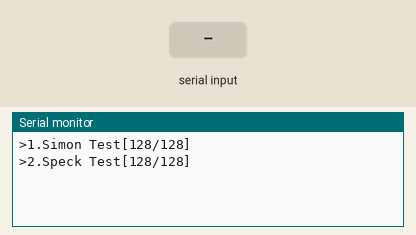
Simulated run of this sketch. Board: Arduino Uno, built with avr-gcc and run on an emulated ATmega328P. Parts: the last lines printed to the serial monitor. The inputs (shaded band) are chosen by the test bench.

Above: at 1.7 s.
1.8 s: "1" received over Serial
At 3.8 s:
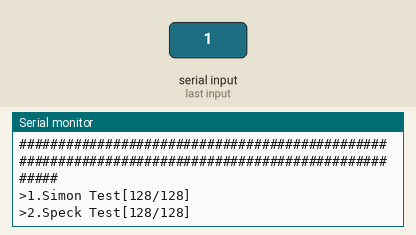
4.3 s: "0" received over Serial
At 5.9 s:
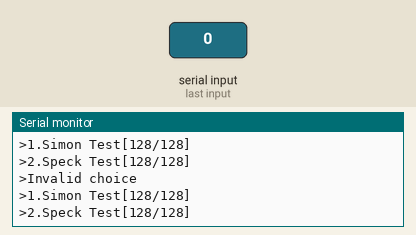

Measured:
- after the input at 1.8 s, the serial monitor: prints a new line after 1.0 s (image 1)
- after the input at 4.3 s, the serial monitor: prints a new line after 1.0 s (image 2)

The sketch:

speck.ino
```cpp
#include <Arduino.h>
#include <stdio.h>
#include "constants.h"
#include "cipher.h"
#define BUFSIZE    2

void setup() {
  while(!Serial);
  delay(500);
  Serial.begin(115200);
}

void loop() {
  // put your main code here, to run repeatedly:
Serial.println(">1.Simon Test[128/128]");
Serial.println(">2.Speck Test[128/128]");
char txt[BUFSIZE+1];
getUserInput(txt,BUFSIZE);

if(txt[0]=='1'){
  Serial.println(">Start simon test");
  speck_128_128();
  }
  else
  if(txt[0]=='2'){
    //not implemented yet
  }
  else{
    Serial.println(">Invalid choice");
    }
}

uint8_t speck_128_128 (void){
    /*
     * Speck128/128
     */
    uint8_t inputKey[] = {0x00, 0x01, 0x02, 0x03, 0x04, 0x05, 0x06, 0x07 ,0x08, 0x09, 0x0a, 0x0b, 0x0c, 0x0d, 0x0e, 0x0f};
    uint8_t keys[SPECK_BLOCK_SIZE/16*SPECK_ROUNDS];
    uint8_t plainText[] = {0x20, 0x74, 0x72, 0x61, 0x76, 0x65, 0x6c, 0x6c, 0x65, 0x72, 0x73, 0x20, 0x64, 0x65, 0x73, 0x63};

    encryptKeySchedule(inputKey, keys);
    printArr(plainText,"PlainText: ");

    encrypt(plainText, keys);
    printArr(plainText,"After encryption: ");

    decrypt(plainText, keys);
    printArr(plainText,"After decryption: ");
    Serial.println("###################################################################################################");

  return 1;
}
```

cipher.h
```cpp
/*
 *
 * The input is from right to left.
 * The rightmost byte is the least significant byte.
 * The leftmost byte is the most significant byte.
 */

#ifndef CIPHER
#define CIPHER

#include <stdint.h>


void encryptKeySchedule(const uint8_t * inputKey, uint8_t * keys );

void encrypt(uint8_t * plainText, const uint8_t * keys );

void decrypt(uint8_t * cipherText, const uint8_t * keys );

////Helpers
void getUserInput(char buffer[],uint8_t maxSize);
void printArr(uint8_t arr[],char* txt);

#endif
```

cipher.ino
```cpp
#include "cipher.h"
#include "constants.h"
#include "speck_macro.h"

/*
 * key schedule
 * inputKey: the original keys
 * keys: round keys
 */
void encryptKeySchedule(const uint8_t * inputKey, uint8_t * keys ) {

	uint32_t *rk = (uint32_t*)keys;
	const uint32_t *ik = (const uint32_t*)inputKey;

	u32 l[SPECK_ROUNDS+SPECK_KEY_WORDS-2];
	rk[0] = ik[0];
	l[0] = ik[1];
	l[1] = ik[2];
	#if defined(SPECK_KEY_WORDS) && (SPECK_KEY_WORDS==4)
		l[2] = ik[3];
	#endif

	int i;
	for ( i = 0; i < SPECK_ROUNDS-1; i++ ) {
		l[i+SPECK_KEY_WORDS-1] = (rk[i] + ror(l[i], SPECK_A)) ^ (u32)i;
		rk[i+1] = rol(rk[i], SPECK_B) ^ l[i+SPECK_KEY_WORDS-1];
	}
}

/*
 * encrypt
 * plainText: plainText has just one block.
 * keys: round keys
 */
void encrypt(uint8_t * plainText, const uint8_t * keys ) {
	uint64_t *plain = (uint64_t*)plainText;
	const uint64_t* rk = (const uint64_t*)keys;

	int i;
	for ( i = 0; i < SPECK_ROUNDS; i++ ) {
		roundFunction(plain[1], plain[0], rk[i]);
	}
}

/*
 * decrypt
 * cipherText: cipherText has just one block.
 * keys: round keys
 */
void decrypt(uint8_t * cipherText, const uint8_t * keys ) {
	uint64_t *cipher = (uint64_t*)cipherText;
	const uint64_t* rk = (const uint64_t*)keys;

	int i;
	for ( i = SPECK_ROUNDS-1; i >= 0; i-- ) {
		invertRoundFunction(cipher[1], cipher[0], rk[i]);
		//cipher[0] = ror(cipher[1] ^ cipher[0], SPECK_B);
		//cipher[1] = rol(((cipher[1] ^ rk[i]) - cipher[0]), SPECK_A);
	}
}

//Helpers

void getUserInput(char buffer[],uint8_t maxSize){
  memset(buffer,0,maxSize);
  while(Serial.available()==0)
  {
    delay(1);
   }
  uint8_t count=0;
  do
  {
    count += Serial.readBytes(buffer+count,maxSize);
    delay(1);
  }while((count<maxSize) && !(Serial.available()==0));
  }

void printArr(uint8_t arr[],char* txt){
    Serial.print(txt);

     for(int i=0;i<16;i++){
        Serial.print(arr[i],HEX);
        Serial.print(" ");
        }
        Serial.println("");
   }
```

constants.h
```cpp
#ifndef SPECK
#define SPECK

/*
 * Please check Table 4.1
 */

#define SPECK_WORD_SIZE (32)
#define SPECK_BLOCK_SIZE (SPECK_WORD_SIZE*2)

#define SPECK_A (8)
#define SPECK_B (3)
#define SPECK_KEY_WORDS (2)
#define SPECK_ROUNDS (32)


#endif
```

speck_macro.h
```cpp
#ifndef MACROS
#define MACROS

#include "constants.h"

/*
 * rotate shift left x by n bits
 */
#define rol(x, n) (((x)<<(n)) | ((x)>>(SPECK_WORD_SIZE-(n))))

/*
 * rotate shift right x by n bits
 */
#define ror(x, n) (((x)>>(n)) | ((x)<<(SPECK_WORD_SIZE-(n))))

/*
 * round function for encryption
 * Rk(x, y) = ((S−αx + y) ⊕ k, Sβy ⊕ (S−αx + y) ⊕ k)
 */
#define roundFunction(x, y, k)		\
	x = (ror((x), SPECK_A) + (y)) ^ (k);	\
	y = rol((y), SPECK_B) ^ (x)

/*
 * invert round function for decryption
 * R−1k(x, y) = (Sα((x ⊕ k) − S−β(x ⊕ y)), S−β(x ⊕ y))
 */
#define invertRoundFunction(x, y, k)	\
	y = ror( (x)^(y), SPECK_B);	\
	x = rol( (((x)^(k))-(y)), SPECK_A)
#endif
```
